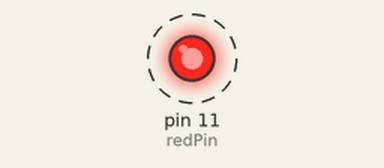
Simulated run of this sketch. Board: Arduino Uno, built with avr-gcc and run on an emulated ATmega328P. Parts: output pins drawn as LEDs (lit = HIGH). Dashed ring = blinking.

Above: at 0.2 s.
Timing chart, 0 to 3.0 s (numbered marks = the images above):
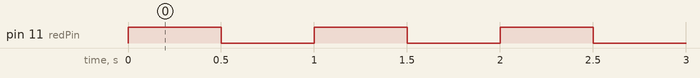

Measured:
- by itself, pin 11 (redPin): alternates HIGH for 0.50 s and LOW for 0.50 s

The sketch:

main.ino
```cpp
#include "pins.h"

class Led {
    private:
    byte pin;

    public:
    Led(byte pin){
        this->pin = pin;
        init();
    }

    void init(){
        pinMode(pin, OUTPUT);
        off();
    }

    void off(){
        digitalWrite(pin, LOW);
    }
    void on(){
        digitalWrite(pin, HIGH);
    }
};

class Button{
    private:
    byte pin;
    byte state;
    byte lastReading;

    unsigned long lastDebounceTime = 0;
    unsigned long debounceDelay = 50;

    public:
    Button(byte pin){
        this->pin = pin;
        lastReading = LOW;
        init();
    }

    void init(){
        pinMode(pin, INPUT);
        update();
    }

    void update(){
        byte newReading = digitalRead(pin);

        if(newReading != lastReading){
            lastDebounceTime = millis();
        }

        if(millis() - lastDebounceTime > debounceDelay){
            state = newReading;
        }
        lastReading = newReading;
    }

    byte getState(){
        update();
        return state;
    }

    void isPressed(){
        return (getState() == HIGH);
    }


};

Led led1(redPin);

void setup(){
    Serial.begin(9600);
}

void loop(){
    led1.on();
    delay(500);
    led1.off();
    delay(500);
}
```

pins.h
```cpp
/*
 * Pin Declarations
 */

#define analogReg A0
#define key1 8
#define key2 12
#define redPin 11
#define bluePin 10
#define greenPin 9
```
